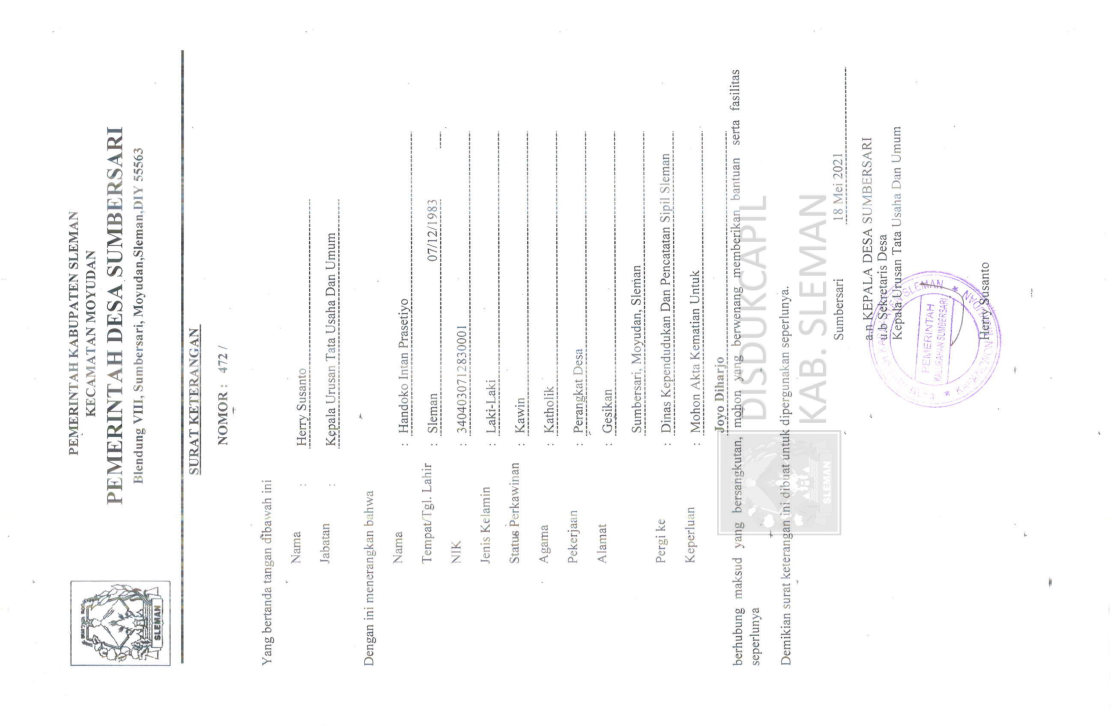
#> input picture FILE 4/ConvertedImages/PDF4_5.jpg, 7791 x 5095 px, found by its file name (shown at 1/7 size)
$ python PDF4_1.py
#> lines starting #> are read from the running program, lines starting #| are printed output that depends on the picture
from PIL import Image, ImageEnhance
import pytesseract
import openpyxl
import tkinter as tk
from tkinter import messagebox
import os
def sharpen_image(image):
    enhancer = ImageEnhance.Sharpness(image)
    sharpened_image = enhancer.enhance(3.0)
    return sharpened_image

def image_rotated(image):
    rotated_image = image.rotate(270, expand=True)
    return rotated_image

def ocr_with_array_per_word(image_path):
    try:
        image = Image.open(image_path)
#> image is the input picture: PIL image 7791x5095 RGB; mean R, G, B 249.7, 249.7, 249.9
    except IOError:
        print("Unable to open image file")
        return []

    sharpened_image = sharpen_image(image)
    rotated_image = image_rotated(sharpened_image)
#> in image_rotated, `rotated_image = image.rotate(270, expand=True)`:
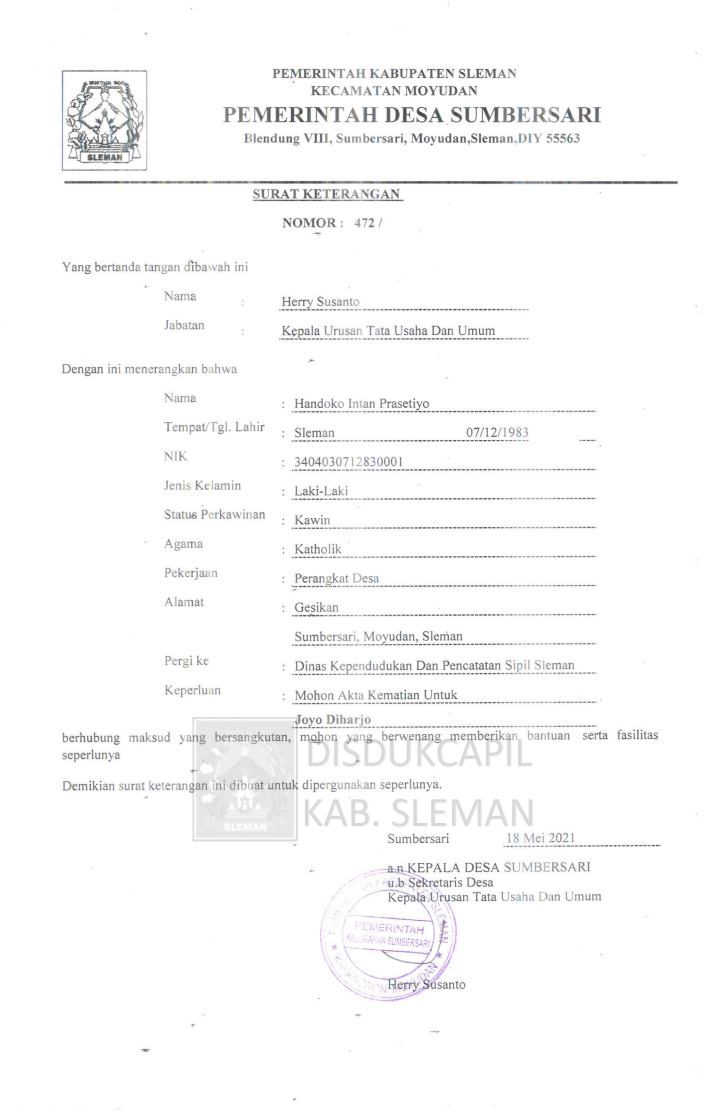
#> rotated_image: PIL image 5095x7791 RGB (shown at 1/7 size); mean R, G, B 249.7, 249.7, 249.8

    try:
#> (the run stopped early here; a loop or call above may not have finished)
